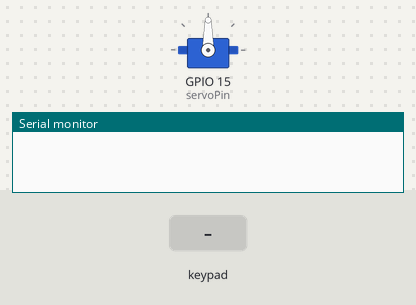
A sketch run on a simulated ESP32. Shown: servo, the last lines printed to the serial monitor. The test bench sets the inputs (shaded band).

Above: at 1.2 s.
1.3 s: keypad keys 1 3 1 2 1 4 2 7 pressed 0.4 s apart
At 1.5 s:
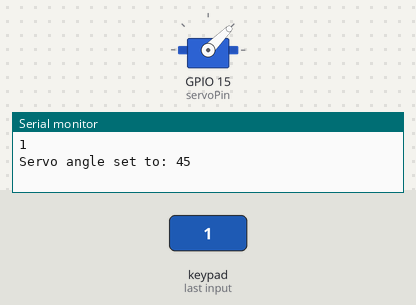
6.0 s: key '5' pressed
At 7.0 s:
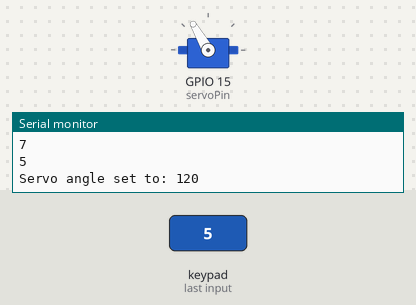
7.5 s: keypad keys 2 6 2 5 3 3 3 2 # pressed 0.4 s apart
At 10.0 s:
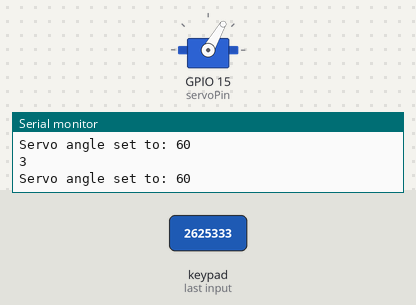
Timing chart, 0 to 11.8 s (numbered marks = the images above; inputs shaded):
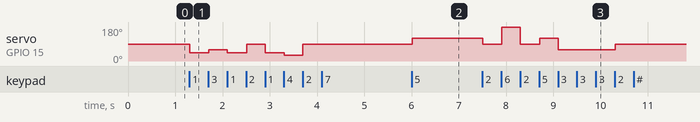

The sketch:

servo_keypadcircuitCodefile.ino
```cpp
#include <Arduino.h>
#include <Keypad.h>
#include <ESP32Servo.h>

// Keypad configuration
const byte ROWS = 4;
const byte COLS = 4;
char hexaKeys[ROWS][COLS] = {
  {'1', '2', '3', 'A'},
  {'4', '5', '6', 'B'},
  {'7', '8', '9', 'C'},
  {'*', '0', '#', 'D'}
};
byte rowPins[ROWS] = {13, 12, 14, 27};
byte colPins[COLS] = {26, 25, 33, 32};
Keypad customKeypad = Keypad(makeKeymap(hexaKeys), rowPins, colPins, ROWS, COLS);

// Servo configuration
Servo myservo;
const int servoPin = 15;

int angles[] = {45, 90, 60, 30, 120, 180};

// Function to map key to angle
int getAngle(char key) {
  switch (key) {
    case '1': return angles[0];
    case '2': return angles[1];
    case '3': return angles[2];
    case '4': return angles[3];
    case '5': return angles[4];
    case '6': return angles[5];
    default: return -1;
  }
}

void setup() {
  Serial.begin(115200);
  myservo.attach(servoPin);
}

void loop() {
  char customKey = customKeypad.getKey();

  if (customKey) {
    Serial.println(customKey);
    int angle = getAngle(customKey);
    if (angle != -1) {
      myservo.write(angle);
      Serial.print("Servo angle set to: ");
      Serial.println(angle);

    }
  else if (customKey == 'A') {
      // Custom Angle Button
      Serial.println("Enter custom angle (0-180) in Serial Monitor:");
      while (Serial.available() == 0) {}
      int customAngle = Serial.parseInt();
      if (customAngle >= 0 && customAngle <= 180) {
        myservo.write(customAngle);
        Serial.print("Custom servo angle set to: ");
        Serial.println(customAngle);
      } else {
        Serial.println("Invalid angle. Please enter a value between 0 and 180.");
      }
    }
  }
}
```

Measured:
- after the input at 1.3 s, servo on GPIO 15 (servoPin): 90° → 45° at once, → 60° 0.40 s later, → 45° 0.39 s later, → 90° 0.40 s later, … (7 changes in this stretch)
- after the input at 6.0 s, servo on GPIO 15 (servoPin): 90° → 120° at once
- after the input at 7.5 s, servo on GPIO 15 (servoPin): 120° → 90° at once, → 180° 0.40 s later, → 90° 0.39 s later, → 120° 0.40 s later, … (6 changes in this stretch)
